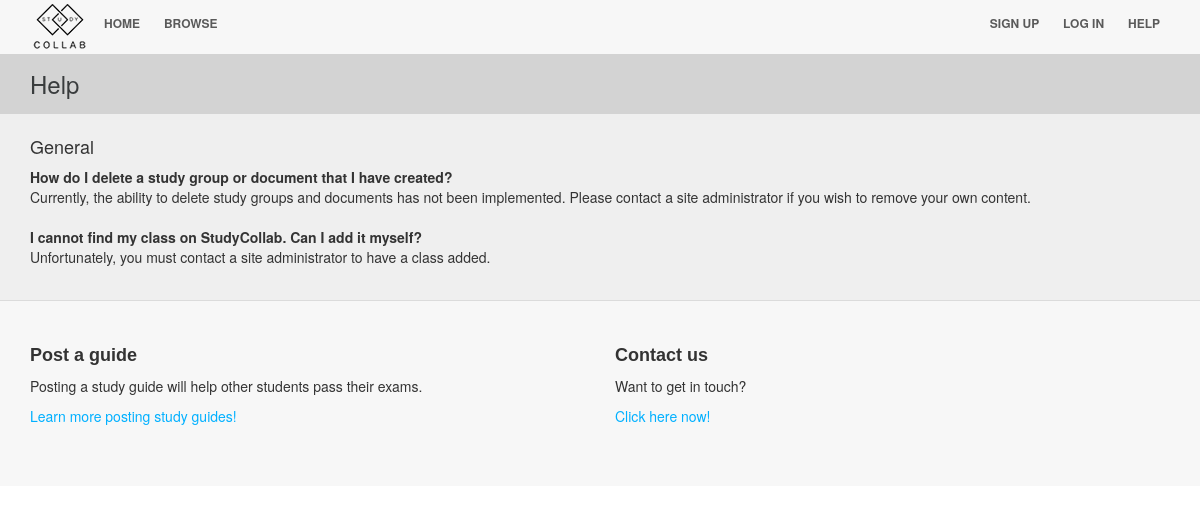
The page /help/ on the database as committed earlier.
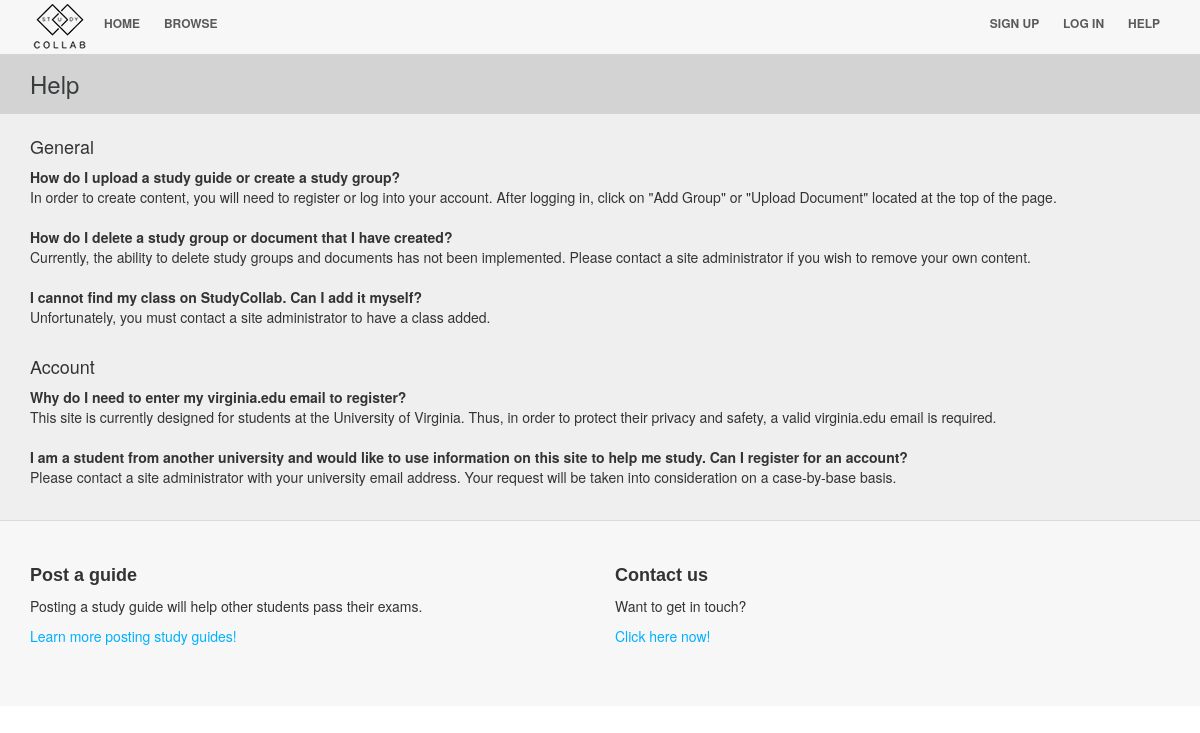
The same page on the database as committed later.
### studycollab/models.py (models this page shows)
class help_category(models.Model):
	name = models.CharField(max_length=50)
	description = models.TextField(blank=True)
	priority = models.IntegerField(default=1)
	def __str__(self):
		return self.name

class help_question(models.Model):
	category = models.ForeignKey(help_category)
	question = models.TextField()
	answer = models.TextField()
	priority = models.IntegerField(default=1)
	def __str__(self):
		return self.question

### studycollab/views.py (the view)
# urls.py: url(r'^help/$', views.displayHelp, name = 'help'),
def displayHelp(request):
	helpcategories = help_category.objects.all().order_by('priority')
	helpquestions = help_question.objects.all().order_by('priority')
	return render(request, 'help.html', {'category': helpcategories, 'question': helpquestions})

### studycollab/templates/help.html (shortened to what this page needs)
{% extends 'template.html' %}
{% block body_block %}
<div class="header"><div class="container">Help</div></div>
<div class="body-default">
	<div class="container">
	{% for c in category %}
		<h4>{{ c }}</h4>
		{% for q in question %}
		{% if q.category == c  %}
			<div class="question">{{ q }}</div>
			<div class="answer">{{ q.answer }}</div>
			<br />
		{% endif %}
		{% endfor %}
	{% endfor %}
	</div>
</div>
{% endblock %}

### studycollab/templates/template.html (shortened to what this page needs)
<!DOCTYPE html>
<html>
<head>
{% load staticfiles %}
<link href="{% static 'studycollab/shift.css' %}" rel="stylesheet">
<link rel="stylesheet" href="{% static 'studycollab/bootstrap.css' %}">
<link rel="stylesheet" type="text/css" href="{% static 'studycollab/main.css' %}"/>
</head>
<body>
<div class="nav">
	<div class="container">
		<a href="/" title="UVAStudyCollab" id="logo">UVAStudyCollab</a>
		<ul class="pull-left">
			<li><a href="/">Home</a></li>
			<li><a href="/browse/">Browse</a></li>
		</ul>
		<ul class="pull-right">
			 {% if user.is_authenticated %}
			<li><a href="#">{{ user.username }}</a></li>
			<li><a href="/logout/">Log Out</a></li>
			 {% else %}
			<li><a href="/register/">Sign Up</a></li>
			<li><a href="/login/">Log In</a></li>
			 {% endif %}
			<li><a href="/help/">Help</a></li>
		</ul>
	</div>
</div>
{% block body_block %}{% endblock %}
<div class="learn-more">
	<div class="container">
		<div class="row">
			<div class="col-md-6">
				<h3>Post a guide</h3>
				<p>
					Posting a study guide will help other students pass their exams.
				</p>
				<p>
					<a href="/help/">Learn more posting study guides!</a>
				</p>
			</div>
			<div class="col-md-6">
				<h3>Contact us</h3>
				<p>
					Want to get in touch?
				</p>
				<p>
				<a href="mailto:uva@studycollab.com">Click here now!</a>
				</p>
			</div>
		</div>
	</div>
</div>
</body>
</html>

### studycollab/static/studycollab/main.css (style rules this page uses)
html { overflow-y: scroll; }
.nav a { color: #5a5a5a; font-size: 12px; font-weight: bold; padding: 14px 10px; text-transform: uppercase; text-decoration:none; }
.nav li { display: inline; }
.nav { background-color: #f7f7f7; }
.nav #logo { background-image:url('images/logo_small.png'); background-repeat: no-repeat; overflow:hidden; display:block; height:45px; width:64px; float: left !important; text-indent: 200%; }
.header { background-color: #D3D3D3; color: #393c3d; font-size: 24px; padding:13px 0 13px 0; }
.learn-more { background-color: #f7f7f7; }
.learn-more h3 { font-family: 'Shift', sans-serif; font-size: 18px; font-weight: bold; }
.learn-more a { color: #00b0ff; }
.body-default { background-color: #efefef; padding-bottom:13px; padding-top:13px; border-bottom:1px solid #dbdbdb; }
.question { font-weight: bold; }

Rows that differ between the two databases and show on the page:
added help_question: question "How do I upload a study guide or create a study group?", answer "In order to create content, you will need to register or log into your account. After logging in, click on \"Add Group\" or \"Upload Document\" located at the top of the page.", shown under help_category "General"
added help_category: name "Account"
added help_question: question "Why do I need to enter my virginia.edu email to register?", answer "This site is currently designed for students at the University of Virginia. Thus, in order to protect their privacy and safety, a valid virginia.edu email is required.", shown under "Account"
added help_question: question "I am a student from another university and would like to use information on this site to help me study. Can I register for an account?", answer "Please contact a site administrator with your university email address. Your request will be taken into consideration on a case-by-base basis.", shown under "Account"
